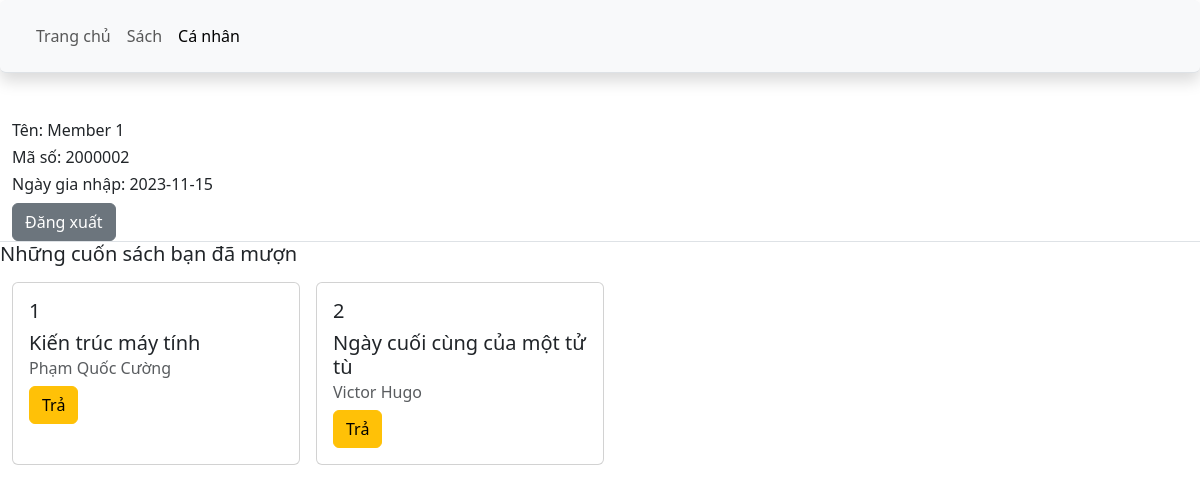
/profile.php (signed in), run on the app's committed database.
### tables this page shows
CREATE TABLE `members` (
  `student_id` int(11) NOT NULL,
  `student_name` varchar(255) NOT NULL,
  `email` varchar(127) NOT NULL,
  `password` varchar(127) NOT NULL,
  `join_date` date NOT NULL DEFAULT current_timestamp(),
  `permission` int(255) NOT NULL
);

CREATE TABLE `borrow` (
  `student_id` int(11) NOT NULL,
  `document_id` int(11) NOT NULL
);

CREATE TABLE `documents` (
  `document_id` int(11) NOT NULL,
  `doc_name` varchar(256) NOT NULL,
  `type` varchar(256) NOT NULL,
  `author` varchar(256) NOT NULL,
  `publisher` varchar(512) NOT NULL,
  `publish_year` int(11) NOT NULL,
  `quantity` int(11) NOT NULL,
  `description` varchar(4096) NOT NULL,
  `image_url` varchar(512) DEFAULT NULL
);

### profile.php (the view, shortened to what this page needs)
<!DOCTYPE html>
<html lang='en'>
<head>
    <link href='https://cdn.jsdelivr.net/npm/bootstrap@5.3.3/dist/css/bootstrap.min.css' rel='stylesheet'>
</head>
<body>
    <nav class='navbar navbar-expand-lg border-bottom position-sticky top-0 shadow p-3 mb-5 bg-body-tertiary rounded'>
        <div class='container-fluid'>
          <div class='collapse navbar-collapse' id='navbarSupportedContent'>
            <ul class='navbar-nav me-auto mb-2 mb-lg-0'>
                <li class='nav-item'>
                  <a class='nav-link' aria-current='page' href='home.php'>Trang chủ</a>
                </li>
                <li class='nav-item'>
                  <a class='nav-link' href='book.php'>Sách</a>
                </li>
                <li class='nav-item'>
                  <a class='nav-link active' aria-disabled='true' href='#'>Cá nhân</a>
                </li>
              </ul>
          </div>
        </div>
      </nav>
    <div class='container-fluid border-bottom'>
        <?php
        $id = $_SESSION['id'];
        $link = mysqli_connect('localhost', 'root');
        $query = "SELECT * FROM members WHERE student_id =$id";
        $result = mysqli_query($link, $query);
        while ($row = mysqli_fetch_assoc($result)) {
            $name = $row['student_name'];
            $date = $row['join_date'];
            echo "
            <h6>Tên: $name</h6>
            <h6>Mã số: $id</h6>
            <h6>Ngày gia nhập: $date</h6>";
        }
        ?>
        <form action='index.php' method='GET'>
          <button class='btn btn-secondary' type='submit'>Đăng xuất</button>
        </form>
    </div>
    <h5>Những cuốn sách bạn đã mượn</h5>
    <div class='container-fluid mt-3 d-flex flex-row flex-wrap gap-3'>
      <?php
      $query = "SELECT * FROM borrow JOIN documents ON borrow.document_id = documents.document_id WHERE student_id =$id";
      $result = mysqli_query($link, $query);
      while ($row = mysqli_fetch_assoc($result)) {
        $doc_id = $row['document_id'];
        $name = $row['doc_name'];
        $au = $row['author'];
          echo "<div class='card' style='width: 18rem;'>
            <div class='card-body'>
                <h5>$doc_id</h5>
              <h5 class='card-title'>$name</h5>
              <h6 class='card-subtitle mb-2 text-body-secondary'>$au</h6>
              <form action='borrow_return.php' method='POST'>
              <input type='hidden' value='2' name='act'>
              <input type='hidden' value=$doc_id name='doc'>
              <button class='btn btn-warning' type='submit'>Trả</button>
              </form>
            </div>
        </div>";
      }
      ?>
    </div>
</body>
</html>

### data on the page
members: student_name "Member 1", join_date "2023-11-15"
borrow: document.document_id "1", document.doc_name "Kiến trúc máy tính", document.author "Phạm Quốc Cường"
borrow: document.document_id "2", document.doc_name "Ngày cuối cùng của một tử tù", document.author "Victor Hugo"
